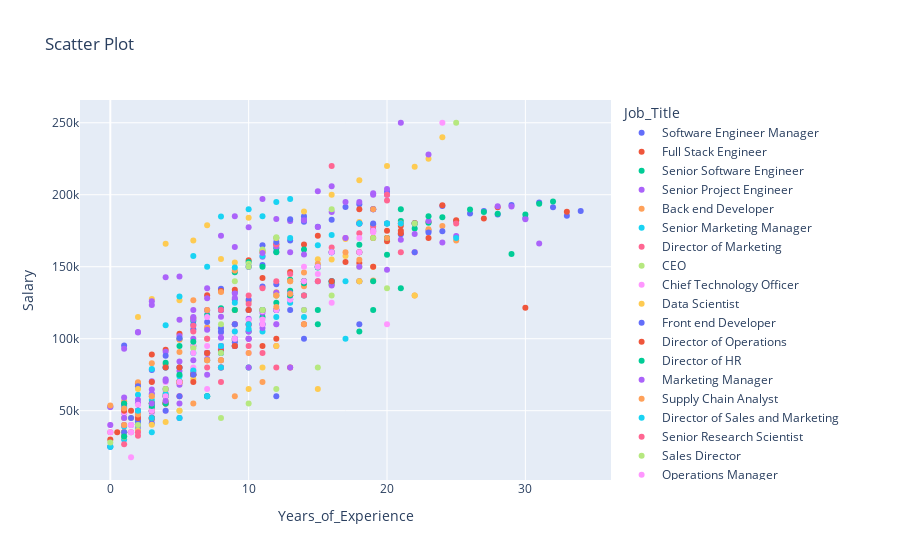

Write notebook code for a chart like this one.
### Code cell
#Scatter Plot

fig = px.scatter(
    Job, 
    "Years_of_Experience", 
    "Salary", 
    color="Job_Title", 
    title="Scatter Plot",
)
fig.show()
